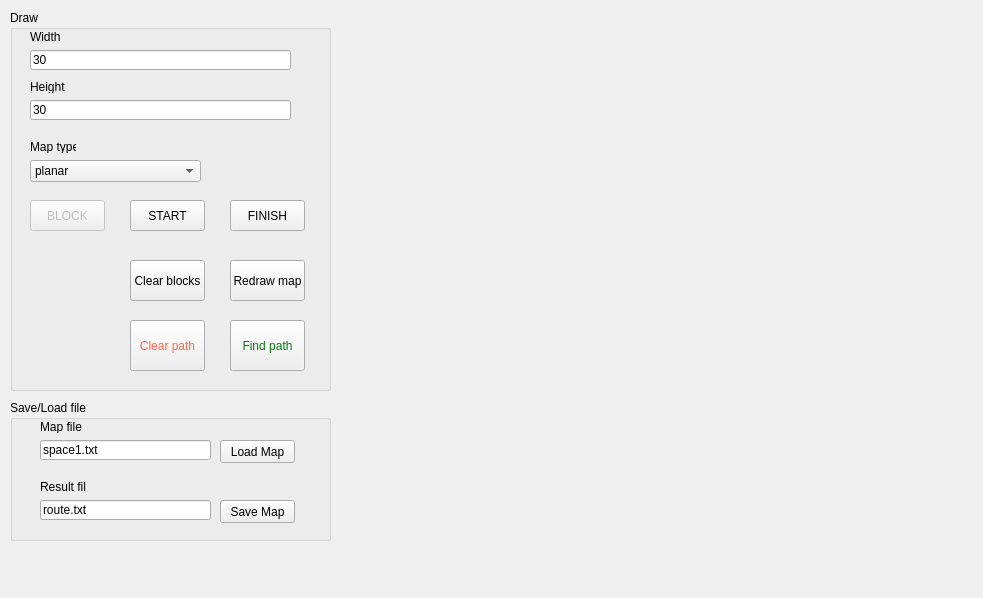
<?xml version="1.0" encoding="UTF-8"?>
<ui version="4.0">
 <class>JPS</class>
 <widget class="QWidget" name="JPS">
  <property name="geometry">
   <rect>
    <x>0</x>
    <y>0</y>
    <width>983</width>
    <height>598</height>
   </rect>
  </property>
  <property name="windowTitle">
   <string>JPS</string>
  </property>
  <widget class="QGroupBox" name="groupBox">
   <property name="geometry">
    <rect>
     <x>10</x>
     <y>400</y>
     <width>321</width>
     <height>141</height>
    </rect>
   </property>
   <property name="title">
    <string>Save/Load file</string>
   </property>
   <widget class="QPushButton" name="pushButton_2">
    <property name="geometry">
     <rect>
      <x>210</x>
      <y>40</y>
      <width>75</width>
      <height>23</height>
     </rect>
    </property>
    <property name="text">
     <string>Load Map</string>
    </property>
   </widget>
   <widget class="QLabel" name="label_3">
    <property name="geometry">
     <rect>
      <x>30</x>
      <y>80</y>
      <width>46</width>
      <height>13</height>
     </rect>
    </property>
    <property name="text">
     <string>Result file</string>
    </property>
   </widget>
   <widget class="QLabel" name="label">
    <property name="geometry">
     <rect>
      <x>30</x>
      <y>20</y>
      <width>46</width>
      <height>13</height>
     </rect>
    </property>
    <property name="text">
     <string>Map file</string>
    </property>
   </widget>
   <widget class="QPushButton" name="pushButton_3">
    <property name="geometry">
     <rect>
      <x>210</x>
      <y>100</y>
      <width>75</width>
      <height>23</height>
     </rect>
    </property>
    <property name="text">
     <string>Save Map</string>
    </property>
   </widget>
   <widget class="QLineEdit" name="lineEdit">
    <property name="geometry">
     <rect>
      <x>30</x>
      <y>40</y>
      <width>171</width>
      <height>20</height>
     </rect>
    </property>
    <property name="text">
     <string>space1.txt</string>
    </property>
   </widget>
   <widget class="QLineEdit" name="lineEdit_2">
    <property name="geometry">
     <rect>
      <x>30</x>
      <y>100</y>
      <width>171</width>
      <height>20</height>
     </rect>
    </property>
    <property name="text">
     <string>route.txt</string>
    </property>
   </widget>
  </widget>
  <widget class="QGroupBox" name="groupBox_2">
   <property name="geometry">
    <rect>
     <x>10</x>
     <y>10</y>
     <width>321</width>
     <height>381</height>
    </rect>
   </property>
   <property name="title">
    <string>Draw</string>
   </property>
   <widget class="QLabel" name="label_5">
    <property name="geometry">
     <rect>
      <x>20</x>
      <y>70</y>
      <width>46</width>
      <height>13</height>
     </rect>
    </property>
    <property name="text">
     <string>Height</string>
    </property>
   </widget>
   <widget class="QLineEdit" name="lineEdit_3">
    <property name="geometry">
     <rect>
      <x>20</x>
      <y>40</y>
      <width>261</width>
      <height>20</height>
     </rect>
    </property>
    <property name="text">
     <string>30</string>
    </property>
   </widget>
   <widget class="QPushButton" name="pushButton_6">
    <property name="enabled">
     <bool>false</bool>
    </property>
    <property name="geometry">
     <rect>
      <x>20</x>
      <y>190</y>
      <width>75</width>
      <height>31</height>
     </rect>
    </property>
    <property name="text">
     <string>BLOCK</string>
    </property>
   </widget>
   <widget class="QLabel" name="label_4">
    <property name="geometry">
     <rect>
      <x>20</x>
      <y>20</y>
      <width>46</width>
      <height>13</height>
     </rect>
    </property>
    <property name="text">
     <string>Width</string>
    </property>
   </widget>
   <widget class="QPushButton" name="pushButton_8">
    <property name="geometry">
     <rect>
      <x>220</x>
      <y>190</y>
      <width>75</width>
      <height>31</height>
     </rect>
    </property>
    <property name="text">
     <string>FINISH</string>
    </property>
   </widget>
   <widget class="QPushButton" name="pushButton_4">
    <property name="geometry">
     <rect>
      <x>220</x>
      <y>250</y>
      <width>75</width>
      <height>41</height>
     </rect>
    </property>
    <property name="text">
     <string>Redraw map</string>
    </property>
   </widget>
   <widget class="QLineEdit" name="lineEdit_4">
    <property name="geometry">
     <rect>
      <x>20</x>
      <y>90</y>
      <width>261</width>
      <height>20</height>
     </rect>
    </property>
    <property name="text">
     <string>30</string>
    </property>
   </widget>
   <widget class="QPushButton" name="pushButton_7">
    <property name="geometry">
     <rect>
      <x>120</x>
      <y>190</y>
      <width>75</width>
      <height>31</height>
     </rect>
    </property>
    <property name="text">
     <string>START</string>
    </property>
   </widget>
   <widget class="QPushButton" name="pushButton_9">
    <property name="geometry">
     <rect>
      <x>120</x>
      <y>250</y>
      <width>75</width>
      <height>41</height>
     </rect>
    </property>
    <property name="text">
     <string>Clear blocks</string>
    </property>
   </widget>
   <widget class="QLabel" name="label_2">
    <property name="geometry">
     <rect>
      <x>20</x>
      <y>130</y>
      <width>46</width>
      <height>13</height>
     </rect>
    </property>
    <property name="text">
     <string>Map type</string>
    </property>
   </widget>
   <widget class="QPushButton" name="pushButton">
    <property name="geometry">
     <rect>
      <x>220</x>
      <y>310</y>
      <width>75</width>
      <height>51</height>
     </rect>
    </property>
    <property name="styleSheet">
     <string notr="true">color: rgb(14, 118, 23);</string>
    </property>
    <property name="text">
     <string>Find path</string>
    </property>
   </widget>
   <widget class="QPushButton" name="pushButton_5">
    <property name="geometry">
     <rect>
      <x>120</x>
      <y>310</y>
      <width>75</width>
      <height>51</height>
     </rect>
    </property>
    <property name="styleSheet">
     <string notr="true">color: rgb(255, 103, 76);</string>
    </property>
    <property name="text">
     <string>Clear path</string>
    </property>
   </widget>
   <widget class="QComboBox" name="comboBox">
    <property name="geometry">
     <rect>
      <x>20</x>
      <y>150</y>
      <width>171</width>
      <height>22</height>
     </rect>
    </property>
    <property name="currentText">
     <string>planar</string>
    </property>
    <item>
     <property name="text">
      <string>planar</string>
     </property>
    </item>
    <item>
     <property name="text">
      <string>cylinder</string>
     </property>
    </item>
    <item>
     <property name="text">
      <string>tor</string>
     </property>
    </item>
   </widget>
  </widget>
 </widget>
 <layoutdefault spacing="6" margin="11"/>
 <resources/>
 <connections/>
</ui>
